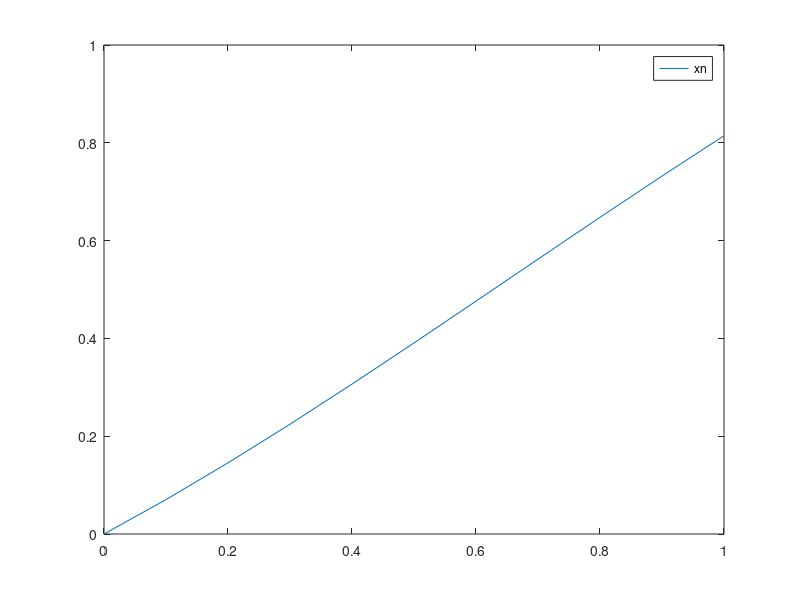

Here is the MATLAB script that generated this plot:
clc; clear all; more off;
disp("Ejercicio 5")
function y = f(t, x, x1)
    y = fsolve(@(u) u^2 + t * x - exp(-u) - t, x1);
endfunction

a = 0; b = 10; mu = 0; h = 0.1;

x1 = f(a, mu, 0);

N = round((b - a / h));
t = a * ones(1, N + 1);
x = mu * ones(1, N + 1);

for n = 1:N
    x(n + 1) = x(n) + h * f(t(n), x(n), x1);
    t(n + 1) = t(n) + h;
    x1 = (x(n + 1) - x(n)) / h; # proxima semilla
endfor

figure(1); clf; plot(t, x, ";xn;");
disp("==== FIN ====")
